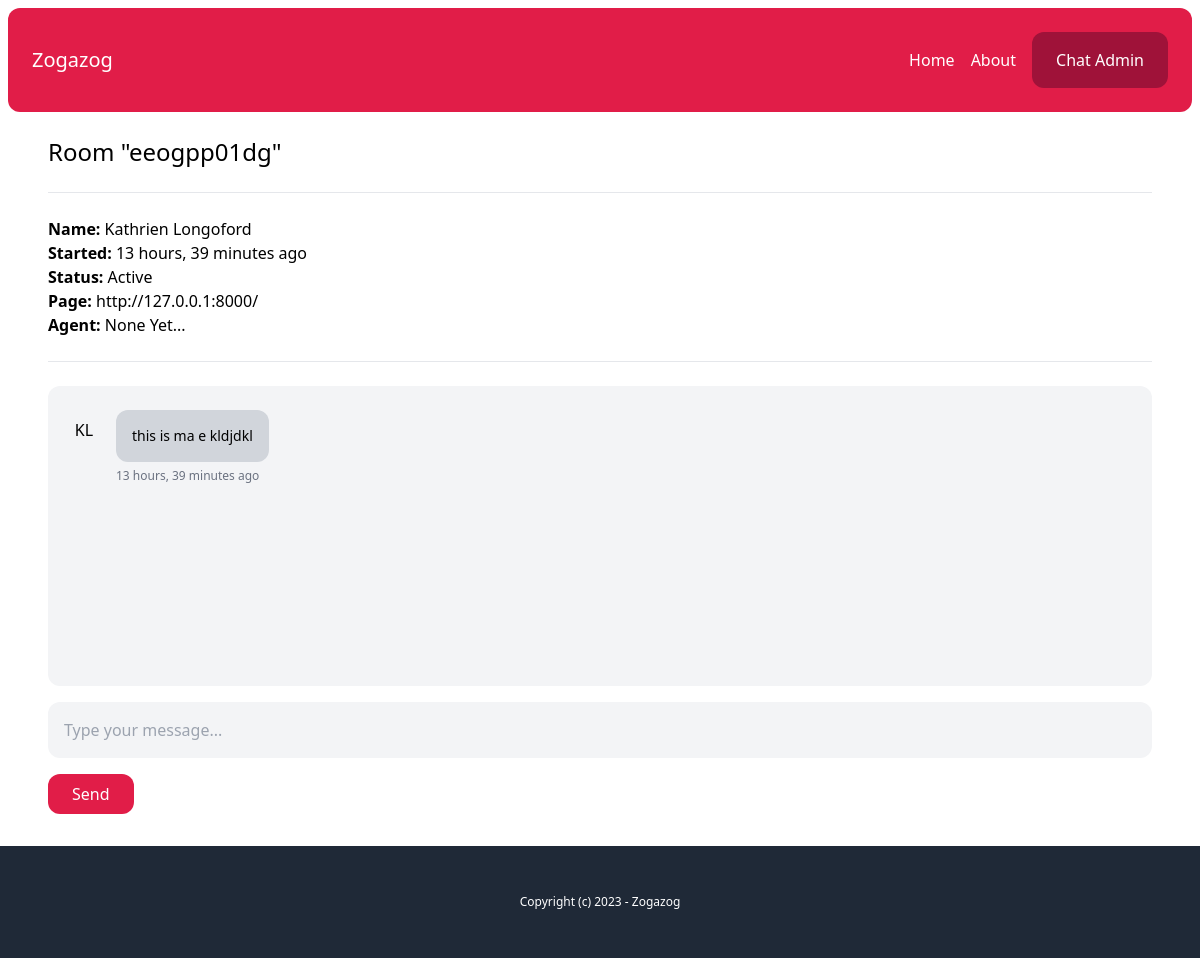
/chat-room/eeogpp01dg/ (signed in), run on the app's committed database.
### chat/models.py (models this page shows, shortened)
class Room(models.Model):
    WAITING = 'waiting'
    ACTIVE = 'active'
    CLOSED = 'closed'
    CHOICES_STATUS = (
        (WAITING, 'Waiting'),
        (ACTIVE, 'Active'),
        (CLOSED, 'Closed'),
    )
    uuid = models.CharField(_("UUID"), max_length=255)
    client = models.CharField(_("Client"), max_length=255)
    agent = models.ForeignKey(User, related_name='rooms',blank=True,null=True, on_delete=models.SET_NULL)
    messages = models.ManyToManyField(Message, blank=True)
    url = models.CharField(_("URL"), max_length=255,blank=True,null=True)
    status = models.CharField(_("STATUS"), max_length=20,choices=CHOICES_STATUS,default=WAITING)
    created_at = models.DateTimeField(_("Created At"), auto_now=False, auto_now_add=True)
    class Meta:
        ordering = ('-created_at',)

class Message(models.Model):
    body = models.TextField(_("Message"))
    send_by = models.CharField(_("Send By"), max_length=255)
    created_at = models.DateTimeField(_("Created At"), auto_now=False, auto_now_add=True)
    created_by = models.ForeignKey(User,blank=True,null=True, on_delete=models.SET_NULL)
    class Meta:
        ordering = ('created_at',)

### chat/views.py (the view)
# urls.py: path('chat-room/<str:uuid>/', views.room, name="chat-room"),
@login_required
def room(request,uuid):
    room = Room.objects.get(uuid=uuid)
    if room.status == Room.WAITING:
        room.status = Room.ACTIVE
        room.agent = request.user
        room.save()
    return render(request, 'chat/room.html', {'room': room})

### chat/templatetags/chatextras.py (called while the page is built)
@register.filter(name='initials')
def initials(value):
    initials = ''
    for name in value.split(" "):
        if name and len(initials) < 3:
            initials += name[0].upper()
    return initials

### chat/templates/chat/room.html (shortened to what this page needs)
{% extends "core/base.html" %}
{% load static %}
{% load chatextras %}
{% block content %}
    <h1 class="text-2xl">Room "{{room.uuid}}"</h1>
    <hr class="my-6">
    <p class="mb-6">
        <b>Name: </b> {{room.client}} <br>
        <b>Started: </b> {{room.created_at|timesince}} ago <br>
        <b>Status: </b> {{room.get_status_display}} <br>
        <b>Page: </b> {{room.url}} <br>
        <b>Agent: </b> {% firstof room.created_by.name 'None Yet...'  %} <br>
    </p>
    <hr class="mb-6">
    <div id="chat_log" class="mb-4 p-4 bg-gray-100 rounded-xl overflow-scroll flex flex-col flex-grow h-[300px]">
        {% for message in room.messages.all %}
            <div class="flex w-full max-w-md mt-2 space-x-3 {% if message.created_by %}ml-auto justify-end {% endif %}">
                {% if not message.created_by %}
                    <div class="flex-shrink-0 h-10 w-10 rounded-full bg-gray-200 text-center pt-2">
                        {{ message.send_by|initials }}
                    </div>
                {% endif %}
                <div class="">
                    <div class="p-4 rounded-xl {% if message.created_by %}bg-blue-600 text-white {% else %}bg-gray-300{% endif %}">
                        <p class="text-sm">{{ message.body }}</p>
                    </div>
                    <span class="text-xs text-gray-500 leading-none">{{ message.created_at|timesince}} ago</span>
                </div>
            </div>
        {% endfor %}
    </div>
    {% if room.status == 'active' %}
        <input type="text" name="body" id="chat_message_input" class="w-full mb-4 p-4 bg-gray-100 rounded-xl" placeholder="Type your message...">
        <button id="chat_message_submit" class="py-2 px-6 bg-rose-600 text-white rounded-xl">Send</button>
    {% endif %}
{% endblock content %}

### data on the page
Room: uuid "eeogpp01dg", client "Kathrien Longoford", created_at "13 hours, 39 minutes", status "Active", url "http://127.0.0.1:8000/"
Message: send_by|initials "KL", body "this is ma e kldjdkl", created_at "13 hours, 39 minutes"
